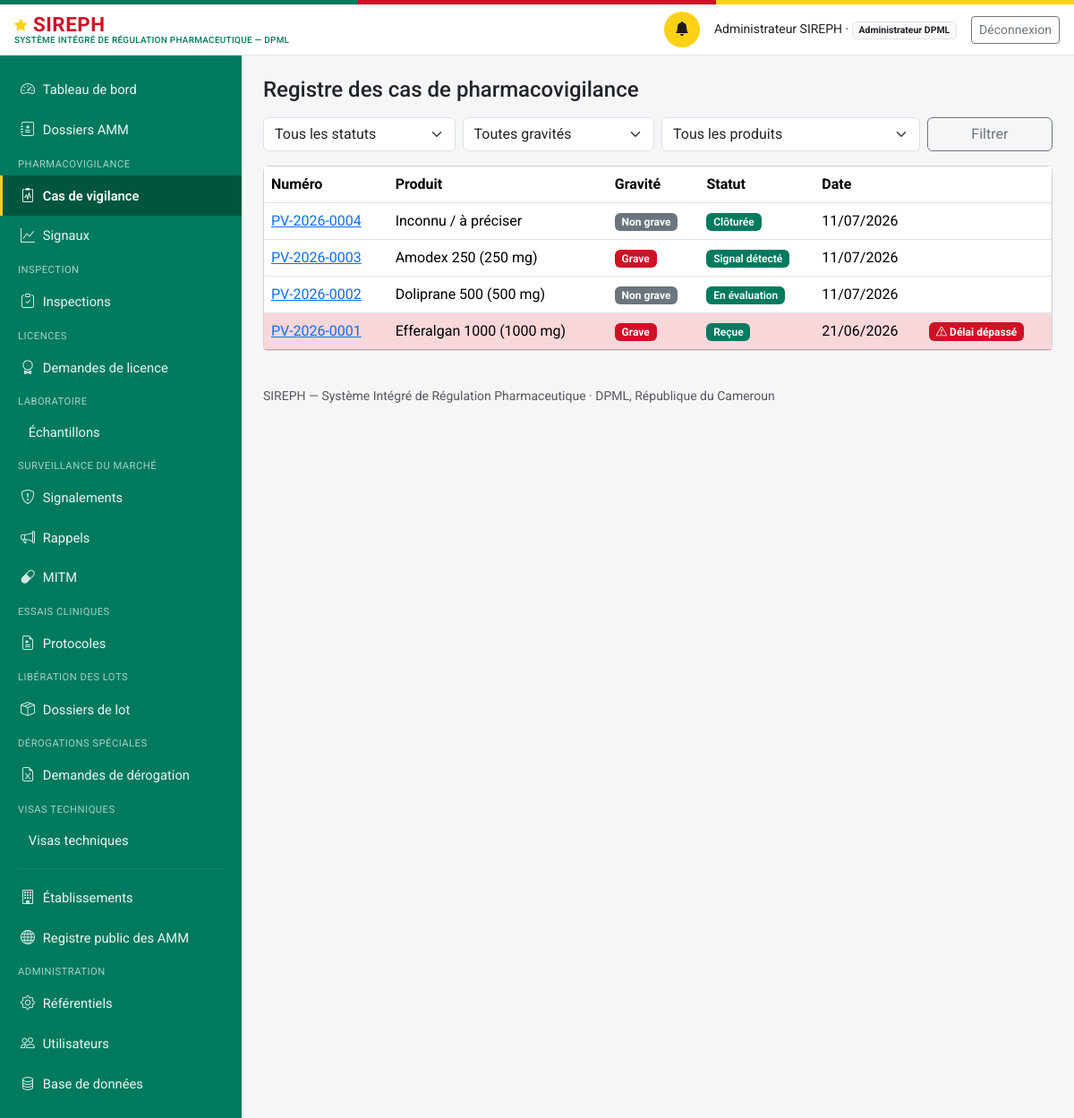
Screenshot of /vigilance/cas (signed in) with the database file from the repository.
### models.py (models this page shows, shortened)
class Personne(db.Model):
    id = db.Column(db.Integer, primary_key=True)
    nom_complet = db.Column(db.String(200), nullable=False)
    email = db.Column(db.String(150), unique=True, nullable=False)  # identifiant de connexion
    password_hash = db.Column(db.String(255), nullable=False)
    role_systeme = db.Column(db.String(50), nullable=False)
    etablissement_rattachement_id = db.Column(db.Integer, db.ForeignKey("etablissement.id"), nullable=True)
    contact = db.Column(db.String(200))
    statut_compte = db.Column(db.String(20), nullable=False, default="actif")
    date_creation = db.Column(db.DateTime, default=datetime.utcnow)
    etablissement = db.relationship("Etablissement", foreign_keys=[etablissement_rattachement_id])
    @property
    def role_label(self):
        from permissions import ROLES
        return ROLES.get(self.role_systeme, self.role_systeme)

class NotificationVigilance(db.Model):
    id = db.Column(db.Integer, primary_key=True)
    numero = db.Column(db.String(30), unique=True, nullable=False)  # PV-{annee}-{seq4}, attribué à la réception
    produit_id = db.Column(db.Integer, db.ForeignKey("produit.id"), nullable=True)  # produit parfois inconnu
    lot_id = db.Column(db.Integer, db.ForeignKey("lot.id"), nullable=True)
    patient_age = db.Column(db.Integer, nullable=True)
    patient_sexe = db.Column(db.String(10), nullable=True)  # M | F | inconnu
    description_effet = db.Column(db.Text, nullable=False)
    gravite = db.Column(db.String(20), nullable=False)  # non_grave | grave | fatal
    source = db.Column(db.String(30), nullable=False)  # professionnel_sante | patient | industriel | litterature
    notificateur_nom = db.Column(db.String(200), nullable=True)
    notificateur_contact = db.Column(db.String(200), nullable=True)
    statut = db.Column(db.String(20), nullable=False, default="recue")
    evaluation_causalite = db.Column(db.Text, nullable=True)
    type_mesure = db.Column(db.String(50), nullable=True)  # information|restriction|retrait, si mesure décidée
    motif_decision = db.Column(db.Text, nullable=True)  # motif de clôture sans mesure, ou de rejet de signal
    reference_e2b = db.Column(db.String(100), nullable=True)  # référence VigiFlow après transmission
    date_transmission_e2b = db.Column(db.DateTime, nullable=True)
    date_notification = db.Column(db.DateTime, default=datetime.utcnow)
    date_maj = db.Column(db.DateTime, default=datetime.utcnow, onupdate=datetime.utcnow)
    produit = db.relationship("Produit", foreign_keys=[produit_id])
    lot = db.relationship("Lot", foreign_keys=[lot_id])
    @property
    def gravite_label(self):
        return {"non_grave": "Non grave", "grave": "Grave", "fatal": "Fatal"}.get(self.gravite, self.gravite)

class Produit(db.Model):
    id = db.Column(db.Integer, primary_key=True)
    denomination_commune_internationale = db.Column(db.String(300), nullable=False, default="")
    nom_commercial = db.Column(db.String(300), nullable=False, default="")
    forme_pharmaceutique = db.Column(db.String(150), nullable=False, default="")
    dosage = db.Column(db.String(150))
    categorie = db.Column(db.String(30), nullable=False, default="medicament")
    fabricant_id = db.Column(db.Integer, db.ForeignKey("etablissement.id"), nullable=True)
    titulaire_amm_id = db.Column(db.Integer, db.ForeignKey("etablissement.id"), nullable=True)
    pays_origine = db.Column(db.String(150))
    statut_amm_courant = db.Column(db.String(20), nullable=False, default="aucune")
    date_creation = db.Column(db.DateTime, default=datetime.utcnow)
    est_mitm = db.Column(db.Boolean, nullable=False, default=False)
    disponibilite_declaree = db.Column(db.String(20), nullable=True)  # disponible | rupture
    composition_integrale = db.Column(db.Text, nullable=True)
    classe_therapeutique = db.Column(db.String(300), nullable=True)
    indications_therapeutiques = db.Column(db.Text, nullable=True)
    voie_administration = db.Column(db.String(150), nullable=True)
    duree_stabilite = db.Column(db.String(100), nullable=True)
    prix_grossiste_ht = db.Column(db.Integer, nullable=True)  # XAF, hors taxe
    fabricant = db.relationship("Etablissement", foreign_keys=[fabricant_id])
    titulaire_amm = db.relationship("Etablissement", foreign_keys=[titulaire_amm_id])
    dossiers = db.relationship("DossierAMM", backref="produit", lazy="dynamic",
                                foreign_keys="DossierAMM.produit_id")
    @property
    def libelle(self):
        base = self.nom_commercial or self.denomination_commune_internationale or f"Produit #{self.id}"
        if self.dosage:
            return f"{base} ({self.dosage})"
        return base

### routes_vl.py (the view)
@vl_bp.route("/cas")
@login_required
@roles_required(*ROLES_VL)
def registre():
    executer_verifications_delais_vl()
    q = NotificationVigilance.query
    statut = request.args.get("statut", "")
    gravite = request.args.get("gravite", "")
    produit_id = request.args.get("produit_id", type=int)
    if statut:
        q = q.filter_by(statut=statut)
    if gravite:
        q = q.filter_by(gravite=gravite)
    if produit_id:
        q = q.filter_by(produit_id=produit_id)
    cas_liste = q.order_by(NotificationVigilance.date_notification.desc()).all()
    return render_template("vigilance/registre.html", cas_liste=cas_liste, statut=statut, gravite=gravite,
                            produit_id=produit_id, produits=Produit.query.order_by(Produit.nom_commercial).all(),
                            en_retard=cas_vigilance_en_retard)

### templates/vigilance/registre.html (shortened to what this page needs)
{% extends "base.html" %}
{% block content %}
<h4 class="mb-3">Registre des cas de pharmacovigilance</h4>
<form method="get" class="row g-2 mb-3" role="search">
  <div class="col-md-3">
    <select class="form-select" id="statut" name="statut">
      <option value="">Tous les statuts</option>
    </select>
  </div>
  <div class="col-md-3">
    <select class="form-select" id="gravite" name="gravite">
      <option value="">Toutes gravités</option>
    </select>
  </div>
  <div class="col-md-4">
    <select class="form-select" id="produit_id" name="produit_id">
      <option value="">Tous les produits</option>
    </select>
  </div>
  <div class="col-md-2"><button class="btn btn-outline-secondary w-100">Filtrer</button></div>
</form>
<div class="card">
  <div class="table-responsive">
    <table class="table table-hover align-middle mb-0">
      <thead><tr><th>Numéro</th><th>Produit</th><th>Gravité</th><th>Statut</th><th>Date</th><th></th></tr></thead>
      <tbody>
        {% for cas in cas_liste %}
        <tr class="{{ 'table-danger' if en_retard(cas) }}">
          <td><a href="{{ url_for('vl.fiche', id=cas.id) }}">{{ cas.numero }}</a></td>
          <td>{{ cas.produit.libelle if cas.produit else "Inconnu / à préciser" }}</td>
          <td><span class="badge {{ 'bg-danger' if cas.gravite in ('grave','fatal') else 'bg-secondary' }}">{{ cas.gravite_label }}</span></td>
          <td><span class="badge bg-primary badge-statut">{{ STATUTS_VL.get(cas.statut, cas.statut) }}</span></td>
          <td>{{ cas.date_notification.strftime('%d/%m/%Y') }}</td>
          <td>{% if en_retard(cas) %}<span class="badge bg-danger"><i class="bi bi-exclamation-triangle"></i> Délai dépassé</span>{% endif %}</td>
        </tr>
        {% else %}
        <tr><td colspan="6" class="text-center text-muted py-4">Aucun résultat ne correspond à ces critères.</td></tr>
        {% endfor %}
      </tbody>
    </table>
  </div>
</div>
{% endblock %}

### templates/base.html (shortened to what this page needs)
<!doctype html>
<html lang="fr">
<head>
<link href="https://cdn.jsdelivr.net/npm/bootstrap@5.3.3/dist/css/bootstrap.min.css" rel="stylesheet">
<link href="https://cdn.jsdelivr.net/npm/bootstrap-icons@1.11.3/font/bootstrap-icons.css" rel="stylesheet">
<link href="{{ url_for('static', filename='css/style.css') }}" rel="stylesheet">
</head>
<body>
<div class="sireph-flagbar" aria-hidden="true"><span></span><span></span><span></span></div>
<header class="sireph-topbar">
  <div class="container-fluid px-3 py-2 d-flex align-items-center justify-content-between">
    <div class="d-flex align-items-center gap-2">
      <a class="sireph-brand" href="{{ current_user and url_for('dashboard') or url_for('login') }}">
        <i class="bi bi-star-fill"></i> SIREPH
        <small>Système Intégré de Régulation Pharmaceutique — DPML</small>
      </a>
    </div>
    {% if current_user %}
    <div class="d-flex align-items-center gap-3">
      <a href="{{ url_for('notifications_liste') }}" class="sireph-icon-btn" title="Notifications" aria-label="Notifications">
        <i class="bi bi-bell-fill"></i>
      </a>
      <span class="small d-none d-md-inline">{{ current_user.nom_complet }} ·
        <span class="badge bg-light text-dark border">{{ current_user.role_label }}</span></span>
      <a href="{{ url_for('logout') }}" class="btn btn-sm btn-outline-secondary">Déconnexion</a>
    </div>
    {% endif %}
  </div>
</header>
<div class="sireph-layout">
  {% if current_user %}
  <nav id="sireph-sidebar" class="offcanvas-lg offcanvas-start sireph-sidebar" tabindex="-1"
       aria-label="Navigation principale">
    <div class="offcanvas-body d-flex flex-column p-0">
      <ul class="nav nav-pills flex-column">
        <li class="nav-item">
          <a class="nav-link {{ 'active' if request.path == '/' }}" href="{{ url_for('dashboard') }}">
            <i class="bi bi-speedometer2"></i> Tableau de bord</a>
        </li>
        {% if current_user.role_systeme != "demandeur_externe" or demandeur_a_amm %}
        <li class="nav-item">
          <a class="nav-link {{ 'active' if '/dossiers' in request.path }}" href="{{ url_for('dossiers_registre') }}">
            <i class="bi bi-journal-medical"></i> Dossiers AMM</a>
        </li>
        {% endif %}
        {% if current_user.role_systeme in ("administrateur_dpml", "agent_vigilance", "directeur_dpml") %}
        <div class="sireph-sidebar-section">Pharmacovigilance</div>
        <li class="nav-item">
          <a class="nav-link {{ 'active' if request.path == url_for('vl.registre') }}" href="{{ url_for('vl.registre') }}">
            <i class="bi bi-clipboard2-pulse"></i> Cas de vigilance</a>
        </li>
        <li class="nav-item">
          <a class="nav-link {{ 'active' if request.path == url_for('vl.signaux') }}" href="{{ url_for('vl.signaux') }}">
            <i class="bi bi-graph-up"></i> Signaux</a>
        </li>
        {% endif %}
        {% if current_user.role_systeme in ("administrateur_dpml", "inspecteur_igspl", "directeur_dpml") or current_user.role_systeme == "inspecteur_igspl" %}
        <div class="sireph-sidebar-section">Inspection</div>
        {% if current_user.role_systeme in ("administrateur_dpml", "inspecteur_igspl", "directeur_dpml") %}
        <li class="nav-item">
          <a class="nav-link {{ 'active' if request.path == url_for('ri.registre') }}" href="{{ url_for('ri.registre') }}">
            <i class="bi bi-clipboard-check"></i> Inspections</a>
        </li>
        {% endif %}
        {% endif %}
        {% if current_user.role_systeme in ("administrateur_dpml", "agent_licences", "directeur_dpml") or (current_user.role_systeme == "demandeur_externe" and demandeur_a_licences) %}
        <div class="sireph-sidebar-section">Licences</div>
        <li class="nav-item">
          <a class="nav-link {{ 'active' if request.path == url_for('li.registre') }}" href="{{ url_for('li.registre') }}">
            <i class="bi bi-award"></i> Demandes de licence</a>
        </li>
        {% endif %}
        {% if current_user.role_systeme in ("administrateur_dpml", "agent_laboratoire", "responsable_qualite_labo") %}
        <div class="sireph-sidebar-section">Laboratoire</div>
        <li class="nav-item">
          <a class="nav-link {{ 'active' if request.path == url_for('lt.registre') }}" href="{{ url_for('lt.registre') }}">
             Échantillons</a>
        </li>
        {% endif %}
        {% if current_user.role_systeme != "demandeur_externe" %}
        <div class="sireph-sidebar-section">Surveillance du marché</div>
        {% if current_user.role_systeme in ("administrateur_dpml", "agent_surveillance_marche", "directeur_dpml") %}
        <li class="nav-item">
          <a class="nav-link {{ 'active' if request.path == url_for('mc.registre') }}" href="{{ url_for('mc.registre') }}">
            <i class="bi bi-shield-exclamation"></i> Signalements</a>
        </li>
        {% endif %}
        <li class="nav-item">
          <a class="nav-link {{ 'active' if request.path == url_for('mc.rappels_public') }}" href="{{ url_for('mc.rappels_public') }}">
            <i class="bi bi-megaphone"></i> Rappels</a>
        </li>
        <li class="nav-item">
          <a class="nav-link {{ 'active' if request.path == url_for('mc.mitm') }}" href="{{ url_for('mc.mitm') }}">
            <i class="bi bi-capsule"></i> MITM</a>
        </li>
        {% endif %}
        {% if current_user.role_systeme in ("administrateur_dpml", "agent_dros", "directeur_dpml") or (current_user.role_systeme == "demandeur_externe" and demandeur_a_ct) %}
        <div class="sireph-sidebar-section">Essais cliniques</div>
        <li class="nav-item">
          <a class="nav-link {{ 'active' if request.path == url_for('ct.registre') }}" href="{{ url_for('ct.registre') }}">
            <i class="bi bi-file-earmark-medical"></i> Protocoles</a>
        </li>
        {% endif %}
        {% if current_user.role_systeme in ("administrateur_dpml", "agent_laboratoire", "responsable_qualite_labo", "directeur_dpml") %}
        <div class="sireph-sidebar-section">Libération des lots</div>
        <li class="nav-item">
          <a class="nav-link {{ 'active' if request.path == url_for('lr.registre') }}" href="{{ url_for('lr.registre') }}">
            <i class="bi bi-box-seam"></i> Dossiers de lot</a>
        </li>
        {% endif %}
        {% if current_user.role_systeme in ("administrateur_dpml", "directeur_dpml") or (current_user.role_systeme == "demandeur_externe" and demandeur_a_derogations) %}
        <div class="sireph-sidebar-section">Dérogations spéciales</div>
        <li class="nav-item">
          <a class="nav-link {{ 'active' if request.path == url_for('derogation.registre') }}" href="{{ url_for('derogation.registre') }}">
            <i class="bi bi-file-earmark-excel"></i> Demandes de dérogation</a>
        </li>
        {% endif %}
        {% if current_user.role_systeme in ("administrateur_dpml", "directeur_dpml") or (current_user.role_systeme == "demandeur_externe" and demandeur_a_visas) %}
        <div class="sireph-sidebar-section">Visas techniques</div>
        <li class="nav-item">
          <a class="nav-link {{ 'active' if request.path == url_for('visas.registre') }}" href="{{ url_for('visas.registre') }}">
             Visas techniques</a>
        </li>
        {% endif %}
        {% if current_user.role_systeme != "demandeur_externe" %}
        <hr>
        <li class="nav-item">
          <a class="nav-link {{ 'active' if request.path == url_for('ri.etablissements_registre') }}" href="{{ url_for('ri.etablissements_registre') }}">
            <i class="bi bi-building"></i> Établissements</a>
        </li>
        <li class="nav-item">
          <a class="nav-link {{ 'active' if request.path == url_for('registre_public') }}" href="{{ url_for('registre_public') }}">
            <i class="bi bi-globe"></i> Registre public des AMM</a>
        </li>
        {% endif %}
        {% if current_user.role_systeme == "administrateur_dpml" %}
        <div class="sireph-sidebar-section">Administration</div>
        <li class="nav-item">
          <a class="nav-link {{ 'active' if request.path == url_for('admin_referentiels') }}" href="{{ url_for('admin_referentiels') }}">
            <i class="bi bi-gear"></i> Référentiels</a>
        </li>
        <li class="nav-item">
          <a class="nav-link {{ 'active' if request.path == url_for('admin_utilisateurs') }}" href="{{ url_for('admin_utilisateurs') }}">
            <i class="bi bi-people"></i> Utilisateurs</a>
        </li>
        <li class="nav-item">
          <a class="nav-link {{ 'active' if '/admin/base-donnees' in request.path }}" href="{{ url_for('admin_base_donnees') }}">
            <i class="bi bi-database"></i> Base de données</a>
        </li>
        {% endif %}
      </ul>
    </div>
  </nav>
  {% endif %}
  <main id="contenu-principal" class="sireph-content">
    {% block content %}{% endblock %}
    <footer class="text-muted small py-4 mt-3">
      SIREPH — Système Intégré de Régulation Pharmaceutique · DPML, République du Cameroun
    </footer>
  </main>
</div>
</body>
</html>

### rows the page displays
Personne: nom_complet "Administrateur SIREPH", role_label "Administrateur DPML"
NotificationVigilance: numero "PV-2026-0004", produit "Inconnu / à préciser", gravite_label "Non grave", get "Clôturée", date_notification "11/07/2026"
NotificationVigilance: numero "PV-2026-0003", produit "Amodex 250 (250 mg)", gravite_label "Grave", get "Signal détecté", date_notification "11/07/2026"
NotificationVigilance: numero "PV-2026-0002", produit "Doliprane 500 (500 mg)", gravite_label "Non grave", get "En évaluation", date_notification "11/07/2026"
NotificationVigilance: numero "PV-2026-0001", produit "Efferalgan 1000 (1000 mg)", gravite_label "Grave", get "Reçue", date_notification "21/06/2026", shows "Délai dépassé"
